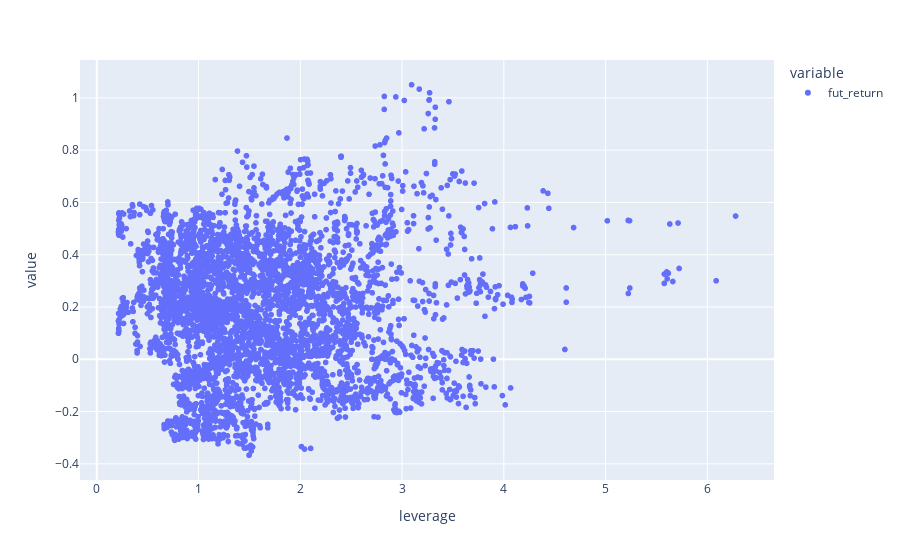

Notebook code for this chart:
### Code cell
px.scatter(df.set_index('leverage')['fut_return'])

### Figure 1 — Plotly figure (JSON) as saved in the notebook; plotly's stock layout.template omitted (floating-point values rounded to 4 significant figures; data arrays with more than 128 entries replaced by an {"elided": "..."} marker saying what was removed)
{"data": [{"hovertemplate": "variable=fut_return<br>leverage=%{x}<br>value=%{y}<extra></extra>", "legendgroup": "fut_return", "marker": {"color": "#636efa", "symbol": "circle"}, "mode": "markers", "name": "fut_return", "showlegend": true, "type": "scattergl", "x": {"elided": "4675 float values"}, "xaxis": "x", "y": {"elided": "4675 float values"}, "yaxis": "y"}], "layout": {"legend": {"title": {"text": "variable"}, "tracegroupgap": 0}, "margin": {"t": 60}, "xaxis": {"anchor": "y", "domain": [0, 1], "title": {"text": "leverage"}}, "yaxis": {"anchor": "x", "domain": [0, 1], "title": {"text": "value"}}}}
